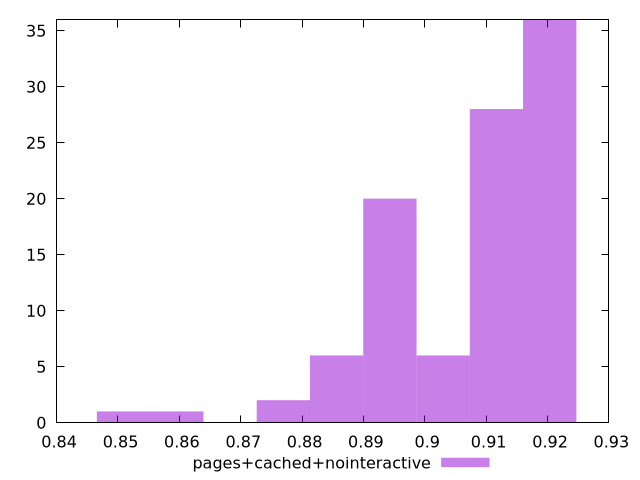

Here is the gnuplot script that generated this plot:
$_pagesCachedNointeractive <<EOF
0.8856316718112962 6
0.9203623256078176 36
0.8595836814639051 1
0.8943143352604265 20
0.8509010180147748 1
0.9029969987095569 6
0.9116796621586872 28
0.8769490083621658 2
EOF
set key outside below
set terminal pngcairo
set output "report_00004_2020-11-02T20-21-41.718Z/total-blocking-time/pages+cached+nointeractive//hist.png"
set yrange [0:36]
set boxwidth 0.008682663449130355
set style fill transparent solid 0.5 noborder
plot $_pagesCachedNointeractive title "pages+cached+nointeractive" with boxes ,
